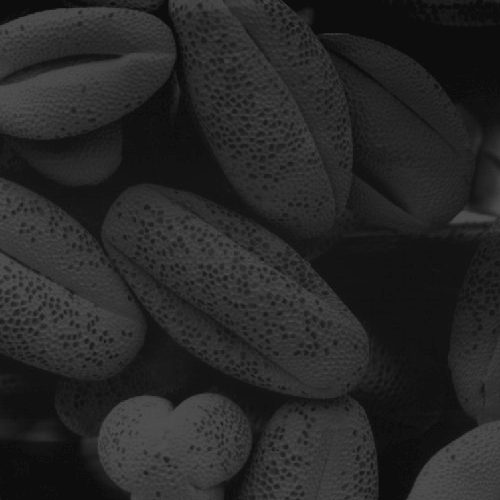
%> input picture hist/Fig4.tif, 500 x 500 px
$ octave hist.m   (GNU Octave 9; MATLAB toolbox functions it lacks are replaced by stand-ins)
%> lines starting %> are read from the running program, lines starting %| are printed output that depends on the picture
img = imread("Fig4.tif");
%> img is the input picture: size 500x500 uint8; min 13, max 83, mean 38.7
figure; imshow(img);
figure; imhist(img);
%> after `imhist(img)`:
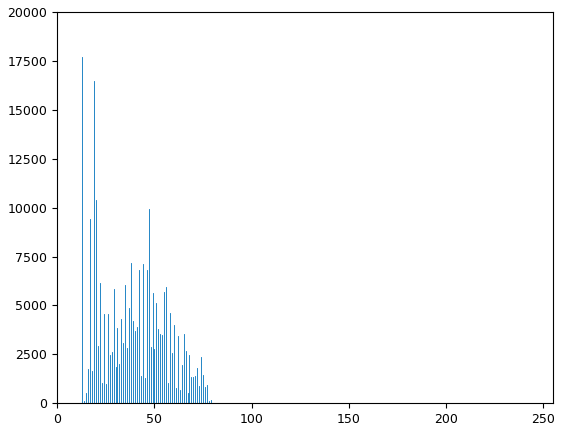
%> figure redrawn from the program's plot data; highest point at x = 13, y = 17718
adj2 = imadjust(img);
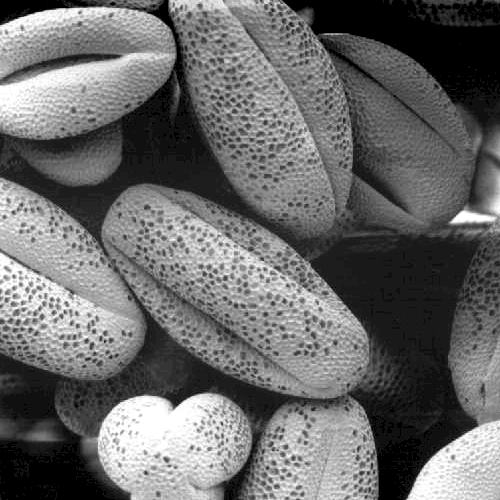
%> adj2: size 500x500 uint8; min 0, max 255, mean 105.8
figure; imshow(adj2);
figure; imhist(adj2);
%> after `imhist(adj2)`:
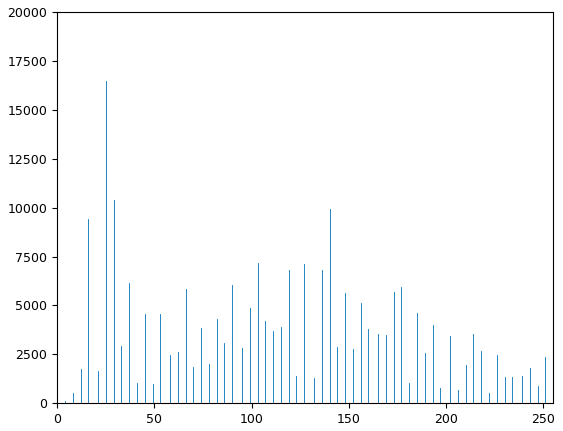
%> figure redrawn from the program's plot data; highest point at x = 0, y = 17718
eq_adj2 = histeq(img);
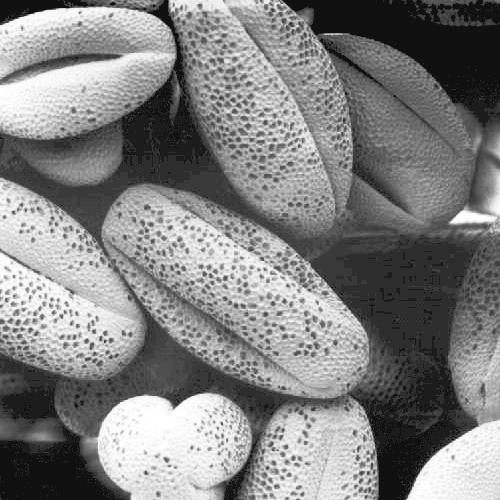
%> eq_adj2: size 500x500 uint8; min 16, max 255, mean 129.3
figure; imshow(eq_adj2);
figure; imhist(eq_adj2);
%> after `imhist(eq_adj2)`:
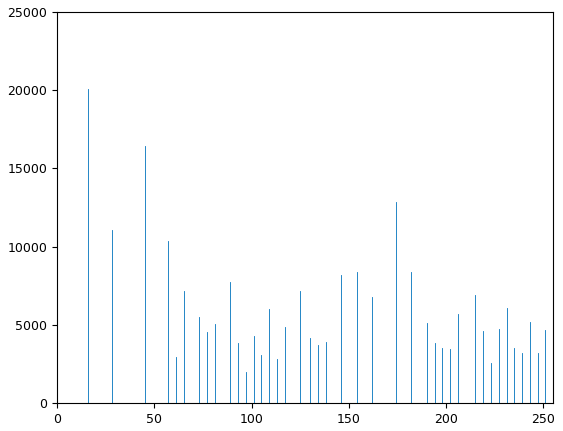
%> figure redrawn from the program's plot data; highest point at x = 16, y = 20070
